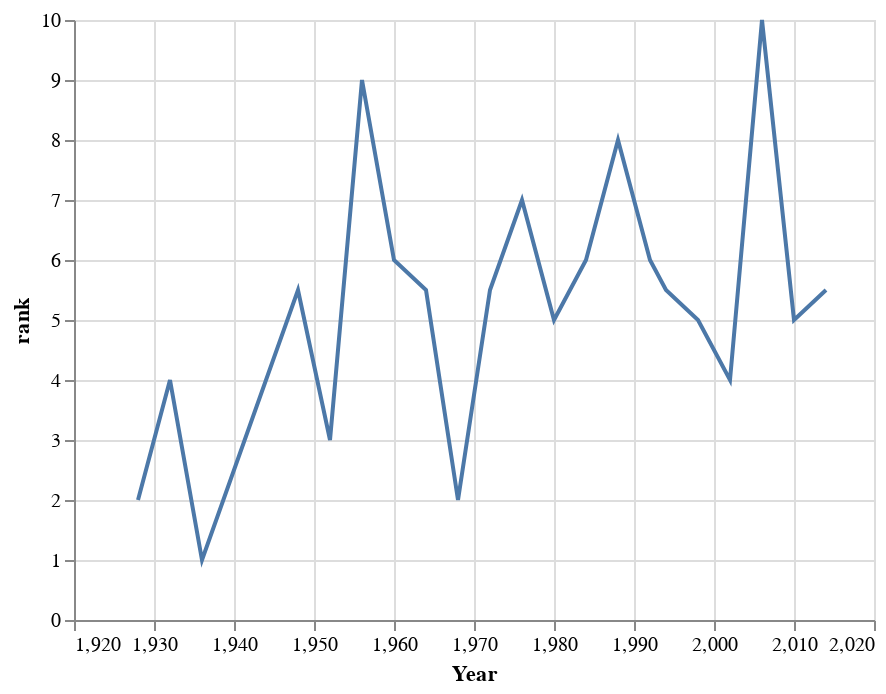

The notebook cell this image was saved under:
### Code cell
alt.Chart(df2_NOR).mark_line().encode(
    x=alt.X('Year'),
    y=alt.Y('rank')
)

### Figure 1 — Vega-Lite specification as saved in the notebook (floating-point values rounded to 4 significant figures)
{"config": {"view": {"continuousWidth": 400, "continuousHeight": 300}}, "data": {"name": "data-b4826331f661786fcb24c14d72ec439e"}, "mark": "line", "encoding": {"x": {"type": "quantitative", "field": "Year"}, "y": {"type": "quantitative", "field": "rank"}}, "$schema": "https://vega.github.io/schema/vega-lite/v4.8.1.json", "datasets": {"data-b4826331f661786fcb24c14d72ec439e": [{"NOC": "NOR", "Year": 2002, "medal_count": 41, "rank": 4.0}, {"NOC": "NOR", "Year": 1998, "medal_count": 40, "rank": 5.0}, {"NOC": "NOR", "Year": 2010, "medal_count": 39, "rank": 5.0}, {"NOC": "NOR", "Year": 2014, "medal_count": 36, "rank": 5.5}, {"NOC": "NOR", "Year": 1994, "medal_count": 30, "rank": 5.5}, {"NOC": "NOR", "Year": 1992, "medal_count": 24, "rank": 6.0}, {"NOC": "NOR", "Year": 2006, "medal_count": 23, "rank": 10.0}, {"NOC": "NOR", "Year": 1968, "medal_count": 22, "rank": 2.0}, {"NOC": "NOR", "Year": 1952, "medal_count": 19, "rank": 3.0}, {"NOC": "NOR", "Year": 1936, "medal_count": 18, "rank": 1.0}, {"NOC": "NOR", "Year": 1972, "medal_count": 17, "rank": 5.5}, {"NOC": "NOR", "Year": 1984, "medal_count": 15, "rank": 6.0}, {"NOC": "NOR", "Year": 1980, "medal_count": 15, "rank": 5.0}, {"NOC": "NOR", "Year": 1928, "medal_count": 15, "rank": 2.0}, {"NOC": "NOR", "Year": 1964, "medal_count": 15, "rank": 5.5}, {"NOC": "NOR", "Year": 1948, "medal_count": 13, "rank": 5.5}, {"NOC": "NOR", "Year": 1988, "medal_count": 11, "rank": 8.0}, {"NOC": "NOR", "Year": 1976, "medal_count": 10, "rank": 7.0}, {"NOC": "NOR", "Year": 1932, "medal_count": 10, "rank": 4.0}, {"NOC": "NOR", "Year": 1960, "medal_count": 9, "rank": 6.0}, {"NOC": "NOR", "Year": 1956, "medal_count": 4, "rank": 9.0}]}}
